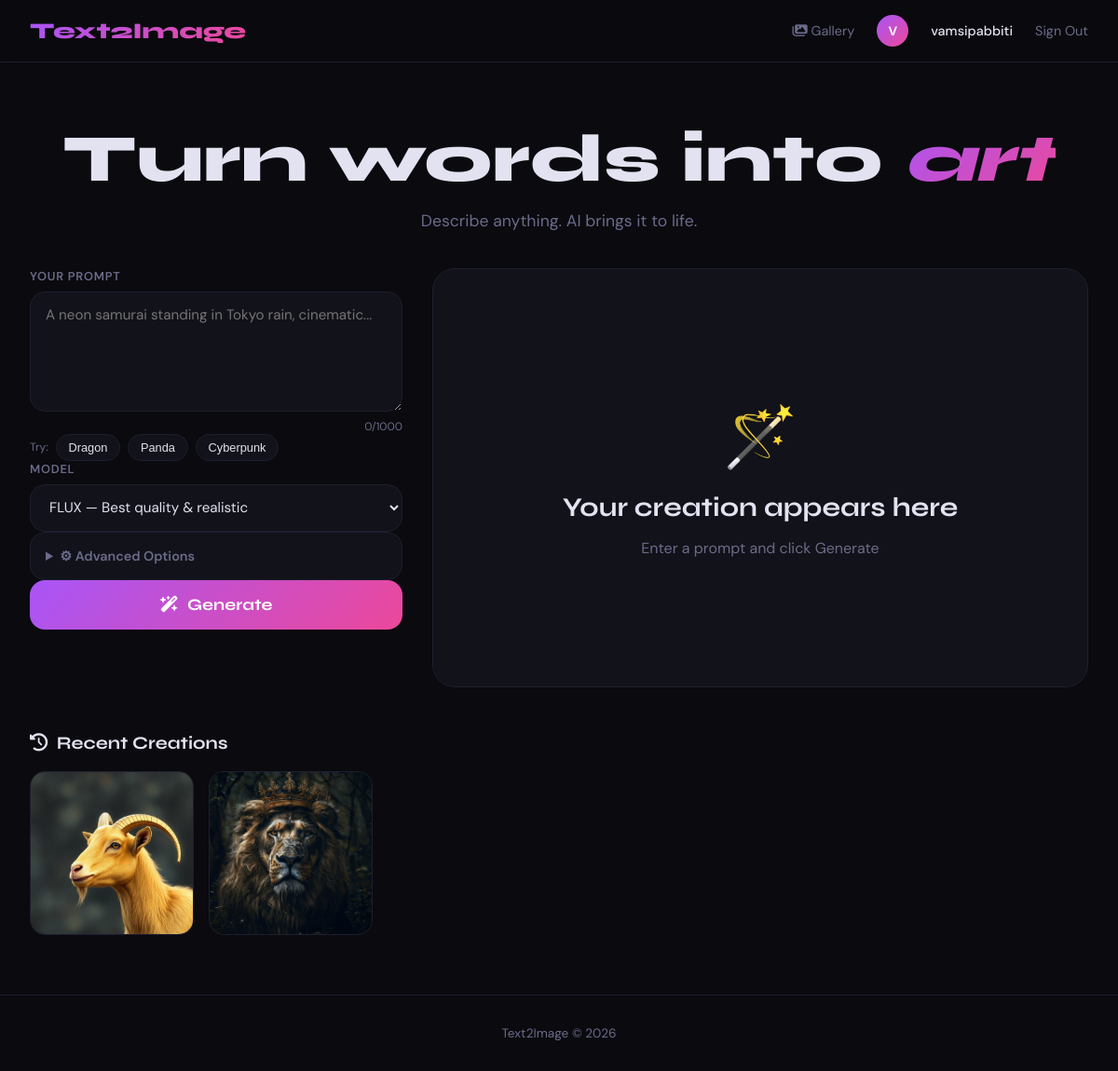
Before: / (signed in) with the older database file.
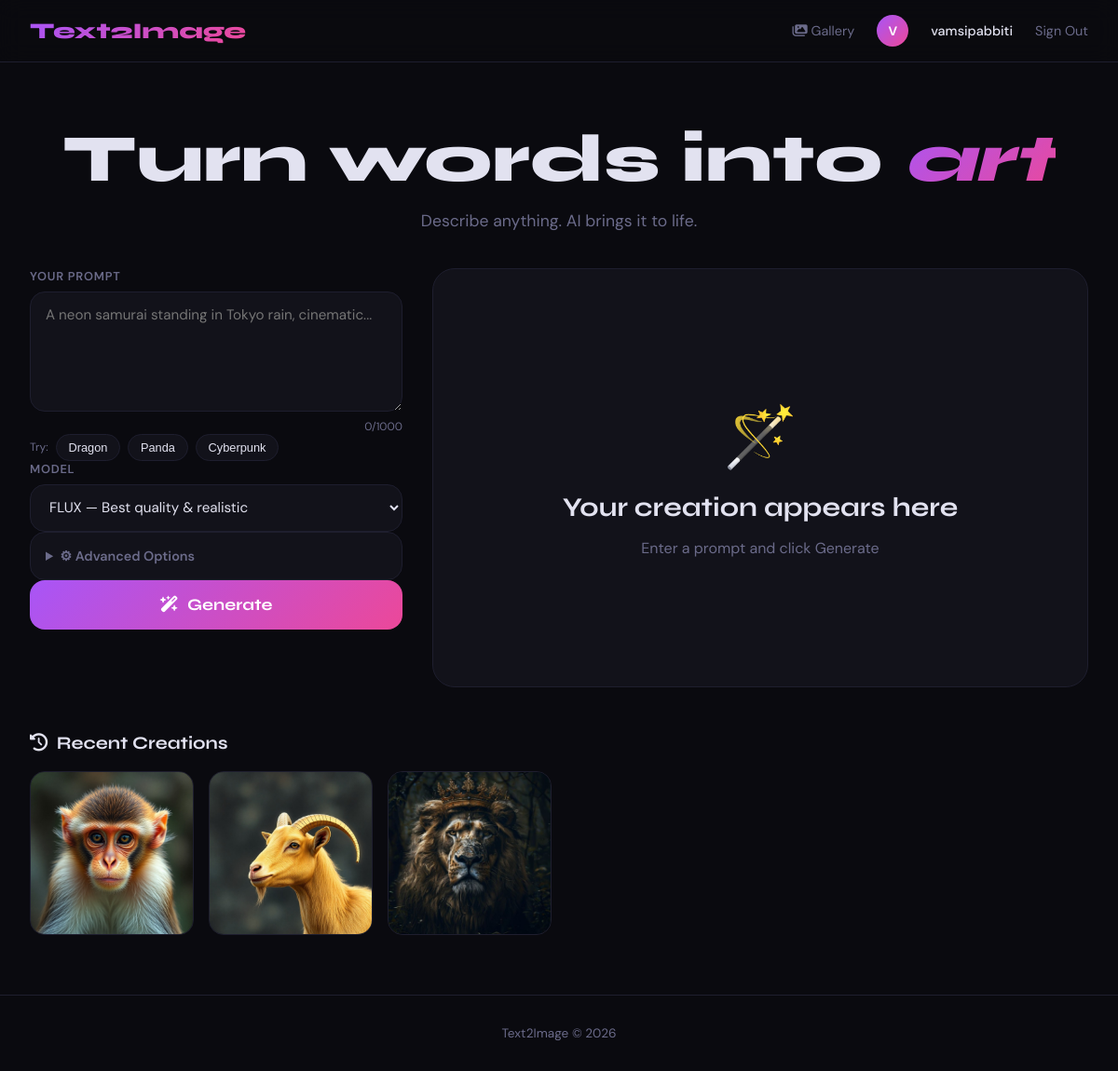
After: the same page with the newer database file.
### models.py (models this page shows, shortened)
class User(UserMixin, db.Model):
    __tablename__ = "users"
    id            = db.Column(db.Integer, primary_key=True)
    username      = db.Column(db.String(80), unique=True, nullable=False)
    email         = db.Column(db.String(120), unique=True, nullable=False)
    password_hash = db.Column(db.String(256), nullable=False)
    created_at    = db.Column(db.DateTime, default=datetime.utcnow)
    images        = db.relationship("GeneratedImage", backref="user",
                                    lazy=True, cascade="all, delete-orphan")

class GeneratedImage(db.Model):
    __tablename__   = "generated_images"
    id              = db.Column(db.Integer, primary_key=True)
    user_id         = db.Column(db.Integer, db.ForeignKey("users.id"), nullable=False)
    filename        = db.Column(db.String(255), nullable=False)
    prompt          = db.Column(db.Text, nullable=False)
    negative_prompt = db.Column(db.Text, default="")
    model           = db.Column(db.String(120), default="")
    aspect_ratio    = db.Column(db.String(20), default="square")
    is_favorite     = db.Column(db.Boolean, default=False)
    created_at      = db.Column(db.DateTime, default=datetime.utcnow)
    def to_dict(self):
        return {
            "id":          self.id,
            "filename":    self.filename,
            "prompt":      self.prompt,
            "model":       self.model,
            "is_favorite": self.is_favorite,
            "created_at":  self.created_at.strftime("%b %d, %H:%M"),
            "image_url":   url_for("static", filename=f"images/{self.filename}")
        }

### app.py (the view)
@app.route("/")
def index():
    history = []
    if current_user.is_authenticated:
        history = [img.to_dict() for img in
                   GeneratedImage.query
                   .filter_by(user_id=current_user.id)
                   .order_by(GeneratedImage.created_at.desc())
                   .limit(12)]
    return render_template("index.html", history=history, models=MODELS)

### app.py (called while the page is built)
@login_manager.user_loader
def load_user(user_id):
    return User.query.get(int(user_id))

### templates/index.html (shortened to what this page needs)
{% extends "base.html" %}
{% block content %}
<div class="hero">
    <h1>Turn words into <em>art</em></h1>
    <p>Describe anything. AI brings it to life.</p>
</div>
<div class="studio">
    <aside class="controls">
        <form id="generate-form">
            <div class="field">
                <label>Your Prompt</label>
                <textarea id="prompt" name="prompt" rows="5"
                    placeholder="A neon samurai standing in Tokyo rain, cinematic..."></textarea>
                <div class="char-count"><span id="char-count">0</span>/1000</div>
            </div>
            <div class="examples">
                <span class="label">Try:</span>
                <button type="button" onclick="setPrompt('Majestic dragon soaring over snowy mountains at golden hour')">Dragon</button>
                <button type="button" onclick="setPrompt('Cute red panda astronaut floating in space, Pixar style')">Panda</button>
                <button type="button" onclick="setPrompt('Cyberpunk city at night, neon lights reflecting on wet streets')">Cyberpunk</button>
            </div>
            <div class="field">
                <label>Model</label>
                <select name="model">
                    {% for m in models %}
                    <option value="{{ m.id }}">{{ m.name }} — {{ m.desc }}</option>
                    {% endfor %}
                </select>
            </div>
            <details class="advanced">
                <summary>⚙ Advanced Options</summary>
            </details>
            {% if current_user.is_authenticated %}
                <button type="submit" id="generate-btn" class="btn-generate">
                    <i class="fa-solid fa-wand-magic-sparkles"></i> Generate
                </button>
            {% else %}
                <a href="{{ url_for('register') }}" class="btn-generate">
                    <i class="fa-solid fa-lock"></i> Sign Up to Generate
                </a>
            {% endif %}
        </form>
    </aside>
    <section class="result-panel">
        <div id="placeholder" class="placeholder">
            <div class="placeholder-icon">🪄</div>
            <h2>Your creation appears here</h2>
            <p>Enter a prompt and click Generate</p>
        </div>
    </section>
</div>
<section class="history-section">
    <h3><i class="fa-solid fa-clock-rotate-left"></i> Recent Creations</h3>
    <div id="history-grid" class="history-grid">
        {% for item in history %}
        <div class="history-item"
             data-id="{{ item.id }}"
             data-filename="{{ item.filename }}"
             data-prompt="{{ item.prompt }}"
             data-url="{{ item.image_url }}"
             data-favorite="{{ item.is_favorite }}">
            <img src="{{ item.image_url }}" alt="{{ item.prompt }}" loading="lazy">
            <div class="history-overlay">{{ item.prompt[:60] }}...</div>
        </div>
        {% endfor %}
    </div>
</section>
{% endblock %}

### templates/base.html (shortened to what this page needs)
<!DOCTYPE html>
<html lang="en">
<head>
    <link rel="stylesheet" href="https://cdnjs.cloudflare.com/ajax/libs/font-awesome/6.5.0/css/all.min.css">
    <link rel="stylesheet" href="{{ url_for('static', filename='css/main.css') }}">
</head>
<body>
    <nav class="navbar">
        <a href="{{ url_for('index') }}" class="nav-logo">Text2Image</a>
        <div class="nav-links">
            {% if current_user.is_authenticated %}
                <a href="{{ url_for('gallery') }}" class="nav-link">
                    <i class="fa-solid fa-images"></i> Gallery
                </a>
                <span class="user-badge">{{ current_user.username[0].upper() }}</span>
                <span class="user-name">{{ current_user.username }}</span>
                <a href="{{ url_for('logout') }}" class="nav-link">Sign Out</a>
            {% else %}
                <a href="{{ url_for('login') }}" class="nav-link">Sign In</a>
                <a href="{{ url_for('register') }}" class="btn-primary">Get Started</a>
            {% endif %}
        </div>
    </nav>
    <main>{% block content %}{% endblock %}</main>
    <footer class="footer">
        <p>Text2Image © 2026</p>
    </footer>
</body>
</html>

Changed rows visible on the page:
added GeneratedImage: shows a picture
